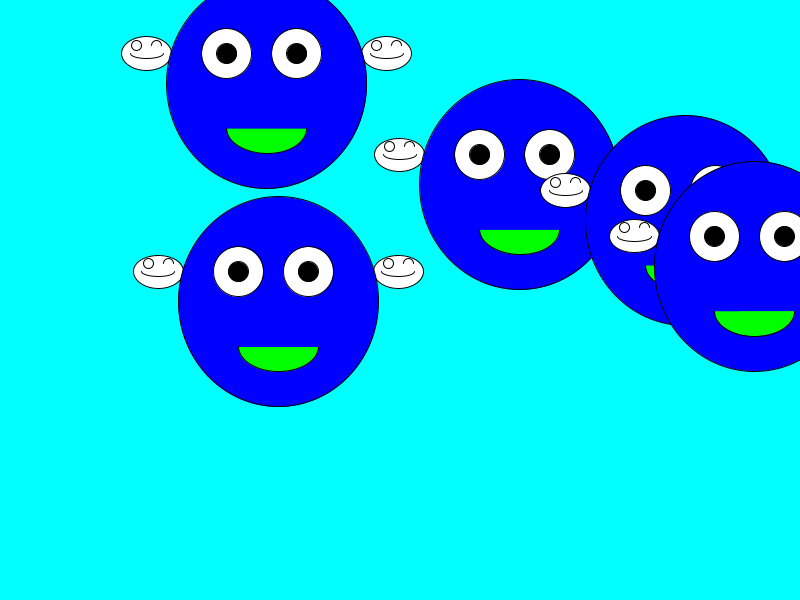
Frame 1 (no input)
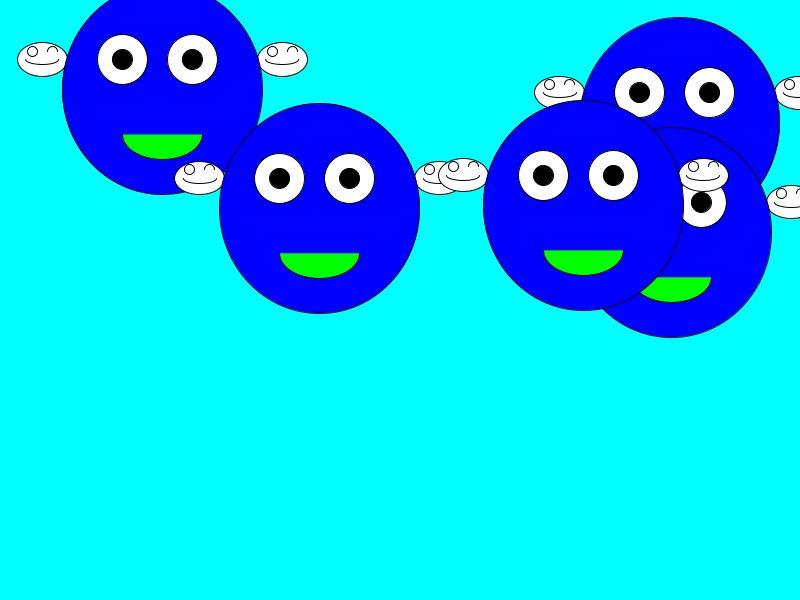
Frame 60 (the mouse pressed at the canvas centre just before this capture)
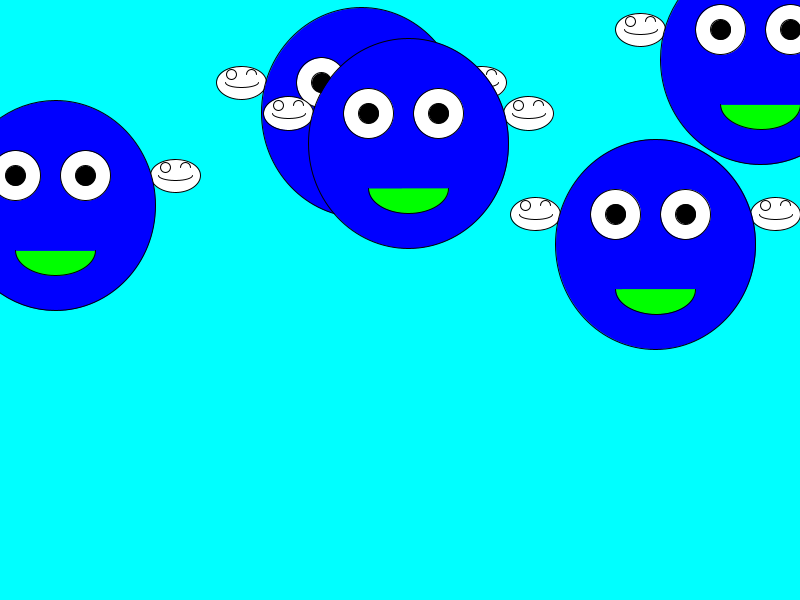
Frame 120 (the mouse held since frame 60 and released just before this capture)

The Processing sketch that drew these frames (run headless with seeded random() and noise(); from frame 60 on, the mouse is pressed at the canvas centre):

// Processing sketch: ex2class_has_a
// ── ex2class_has_a.pde
punleu [] aa;
void setup() {
  size(800, 600);
  aa = new punleu[5];
  for (int i=0; i<5; i++) {
    aa[i] = new punleu();
  }
}
void draw(){
  background(0,255,255);  
  for (int i=0; i<5; i++) {
    aa[i].update();
    aa[i].punleuShow();
  }  
}

// ── classSiha.pde
class Siha {
  Siha() {
    x = random(0,width);
    y = random(0,height);
    d = random(50,100);
    vx = random(-3,3); vy = random(-2,2);
  };
  Siha(float a, float b) {
    x = a; y = b;
    d = 50;
    vx = vy = 0;
  };
  float x, y, d, vx, vy;
  void act(){
    x += vx;  y += vy;
    if(x>width) x=0;
    if(x<0) x=width;
    if(y>height) y=0;
    if(y<0) y = height;
  }
  void Life() {
    fill(255);
    ellipse(x, y, d, d/3*2);
    circle(x-d/5, y-d/6, d/5);
    arc(x+d/5, y-d/6, d/5, d/5, PI, 2*PI);
    arc(x, y, d*2/3, d/5, 0, PI);
  }
}

// ── punleu.pde
class punleu {
  // constructor
  punleu() {
    x = random(width);
    y = random(height);
    vx = random(-3,3);
    vy = random(-2,2);
    aa = new Siha[2];
    for(int i=0;i<2;i++){
      aa[i] = new Siha(x+i*200-100,y);
    }
  }
  // member data
  float x, y, vx, vy;
  Siha [] aa;
  // member function
  void update(){
   x += vx;
   y += vy;
   if(x<0 || x>width) vx = - vx;
   if(y<0 || y>height) vy = - vy;   
   for(int i=0;i<2;i++){
      aa[i].x =x+i*240-120;
      aa[i].y = y;
   }
  }
  void punleuShow() {
   for(int i=0;i<2;i++) aa[i].Life();
    fill(0, 0, 255);
    ellipse(x, y+30, 200, 210);
    fill(255);
    // eye
    ellipse(x-40, y, 50, 50);
    ellipse(x+30, y, 50, 50);
    // black eye
    fill(0);
    ellipse(x-40, y, 20, 20);
    ellipse(x+30, y, 20, 20);
    fill(0, 255, 0);
    //mouth
    arc(x, y+75, 80, 50, 0, 3.14);
    fill(0, 255, 0);
  }
}
